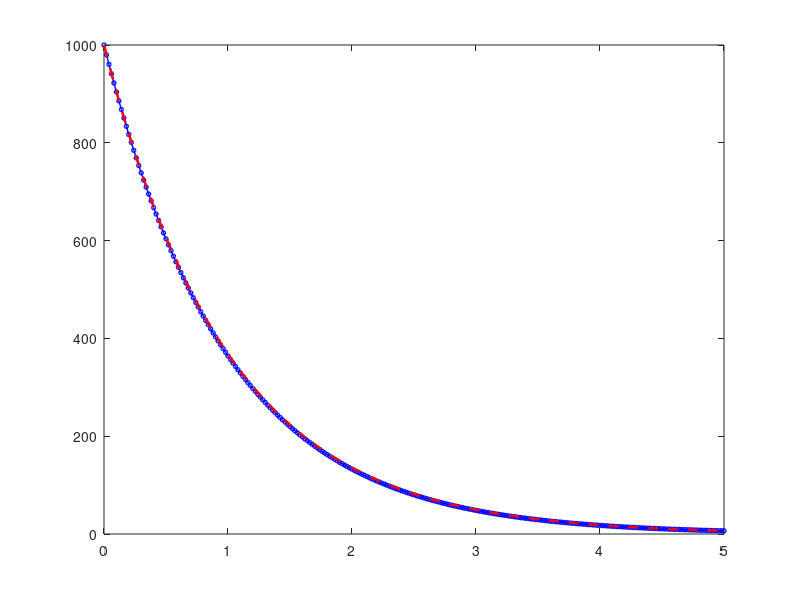

Reproduce this figure in MATLAB. (Note: this script raises an error after producing the figure.)
%% Radioactive decay using Euler's method
% Simulates first-order exponential decay and estimates the half-life and
% time constant from the numerical data.

clear;
close all;
clc;

N0 = 1000;       % Initial number of nuclei
tau = 1;         % Theoretical time constant (s)
Delta = 0.02;    % Euler time step (s)
t = 0:Delta:5 * tau;

N = zeros(size(t));
N(1) = N0;

for k = 2:length(t)
    decayRate = -N(k - 1) / tau;
    N(k) = N(k - 1) + Delta * decayRate;
end

exactN = N0 * exp(-t / tau);
theoreticalHalfLife = tau * log(2);
theoreticalTimeConstant = tau;

% Estimate threshold crossing times with linear interpolation.
halfLifeIndex = find(N <= N0 / 2, 1, 'first');
experimentalHalfLife = t(halfLifeIndex - 1) + ...
    (N0 / 2 - N(halfLifeIndex - 1)) * ...
    (t(halfLifeIndex) - t(halfLifeIndex - 1)) / ...
    (N(halfLifeIndex) - N(halfLifeIndex - 1));

timeConstantIndex = find(N <= N0 / exp(1), 1, 'first');
experimentalTimeConstant = t(timeConstantIndex - 1) + ...
    (N0 / exp(1) - N(timeConstantIndex - 1)) * ...
    (t(timeConstantIndex) - t(timeConstantIndex - 1)) / ...
    (N(timeConstantIndex) - N(timeConstantIndex - 1));

halfLifeError = abs(experimentalHalfLife - theoreticalHalfLife) / ...
    theoreticalHalfLife * 100;
timeConstantError = abs(experimentalTimeConstant - ...
    theoreticalTimeConstant) / theoreticalTimeConstant * 100;

figure('Color', 'w');
plot(t, N, 'bo-', 'MarkerSize', 3, 'LineWidth', 1.0, ...
    'DisplayName', 'Euler approximation');
hold on;
plot(t, exactN, 'r--', 'LineWidth', 1.8, ...
    'DisplayName', 'Theoretical decay');
yline(N0 / 2, 'k:', 'Half of N_0');
yline(N0 / exp(1), 'm:', 'N_0/e');
grid on;
xlabel('Time (s)');
ylabel('Number of nuclei, N(t)');
title('Radioactive Decay: Euler and Theoretical Solutions');
legend('Location', 'northeast');

fprintf('Theoretical half-life: %.6f s\n', theoreticalHalfLife);
fprintf('Experimental half-life: %.6f s\n', experimentalHalfLife);
fprintf('Half-life percentage difference: %.4f%%\n', halfLifeError);
fprintf('Theoretical time constant: %.6f s\n', theoreticalTimeConstant);
fprintf('Experimental time constant: %.6f s\n', experimentalTimeConstant);
fprintf('Time-constant percentage difference: %.4f%%\n', timeConstantError);
